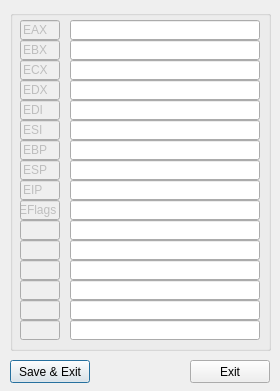
<?xml version="1.0" encoding="utf-8"?>
<!--
* 	This file is part of uintDebugger.
*
*    uintDebugger is free software: you can redistribute it and/or modify
*    it under the terms of the GNU General Public License as published by
*    the Free Software Foundation, either version 3 of the License, or
*    (at your option) any later version.
*
*    uintDebugger is distributed in the hope that it will be useful,
*    but WITHOUT ANY WARRANTY; without even the implied warranty of
*    MERCHANTABILITY or FITNESS FOR A PARTICULAR PURPOSE.  See the
*    GNU General Public License for more details.
*
*    You should have received a copy of the GNU General Public License
*    along with uintDebugger.  If not, see <http://www.gnu.org/licenses/>.
*/
-->
<ui version="4.0">
 <class>qtDLGRegEdit86Class</class>
 <widget class="QDialog" name="qtDLGRegEdit86Class">
  <property name="geometry">
   <rect>
    <x>0</x>
    <y>0</y>
    <width>280</width>
    <height>391</height>
   </rect>
  </property>
  <property name="windowTitle">
   <string>[ uintDebugger ] - RegEdit</string>
  </property>
  <widget class="QPushButton" name="pbSave">
   <property name="geometry">
    <rect>
     <x>10</x>
     <y>360</y>
     <width>80</width>
     <height>23</height>
    </rect>
   </property>
   <property name="text">
    <string>Save &amp;&amp; Exit</string>
   </property>
  </widget>
  <widget class="QPushButton" name="pbExit">
   <property name="geometry">
    <rect>
     <x>190</x>
     <y>360</y>
     <width>80</width>
     <height>23</height>
    </rect>
   </property>
   <property name="text">
    <string>Exit</string>
   </property>
  </widget>
  <widget class="QGroupBox" name="groupBox">
   <property name="geometry">
    <rect>
     <x>10</x>
     <y>10</y>
     <width>261</width>
     <height>341</height>
    </rect>
   </property>
   <property name="title">
    <string/>
   </property>
   <widget class="QLineEdit" name="lineEdit_32">
    <property name="enabled">
     <bool>false</bool>
    </property>
    <property name="geometry">
     <rect>
      <x>10</x>
      <y>190</y>
      <width>40</width>
      <height>20</height>
     </rect>
    </property>
    <property name="text">
     <string>EFlags</string>
    </property>
   </widget>
   <widget class="QLineEdit" name="lineESI">
    <property name="geometry">
     <rect>
      <x>60</x>
      <y>110</y>
      <width>190</width>
      <height>20</height>
     </rect>
    </property>
   </widget>
   <widget class="QLineEdit" name="lineEDX">
    <property name="geometry">
     <rect>
      <x>60</x>
      <y>70</y>
      <width>190</width>
      <height>20</height>
     </rect>
    </property>
   </widget>
   <widget class="QLineEdit" name="lineEdit_4">
    <property name="enabled">
     <bool>false</bool>
    </property>
    <property name="geometry">
     <rect>
      <x>10</x>
      <y>110</y>
      <width>40</width>
      <height>20</height>
     </rect>
    </property>
    <property name="text">
     <string>ESI</string>
    </property>
   </widget>
   <widget class="QLineEdit" name="lineEdit_16">
    <property name="enabled">
     <bool>false</bool>
    </property>
    <property name="geometry">
     <rect>
      <x>10</x>
      <y>10</y>
      <width>40</width>
      <height>20</height>
     </rect>
    </property>
    <property name="text">
     <string>EAX</string>
    </property>
   </widget>
   <widget class="QLineEdit" name="lineEdit_27">
    <property name="geometry">
     <rect>
      <x>60</x>
      <y>270</y>
      <width>190</width>
      <height>20</height>
     </rect>
    </property>
   </widget>
   <widget class="QLineEdit" name="lineECX">
    <property name="geometry">
     <rect>
      <x>60</x>
      <y>50</y>
      <width>190</width>
      <height>20</height>
     </rect>
    </property>
   </widget>
   <widget class="QLineEdit" name="lineEdit_8">
    <property name="enabled">
     <bool>false</bool>
    </property>
    <property name="geometry">
     <rect>
      <x>10</x>
      <y>70</y>
      <width>40</width>
      <height>20</height>
     </rect>
    </property>
    <property name="inputMask">
     <string/>
    </property>
    <property name="text">
     <string>EDX</string>
    </property>
   </widget>
   <widget class="QLineEdit" name="lineEDI">
    <property name="geometry">
     <rect>
      <x>60</x>
      <y>90</y>
      <width>190</width>
      <height>20</height>
     </rect>
    </property>
   </widget>
   <widget class="QLineEdit" name="lineEdit_22">
    <property name="geometry">
     <rect>
      <x>60</x>
      <y>250</y>
      <width>190</width>
      <height>20</height>
     </rect>
    </property>
   </widget>
   <widget class="QLineEdit" name="lineEFlags">
    <property name="geometry">
     <rect>
      <x>60</x>
      <y>190</y>
      <width>190</width>
      <height>20</height>
     </rect>
    </property>
   </widget>
   <widget class="QLineEdit" name="lineEdit_19">
    <property name="geometry">
     <rect>
      <x>60</x>
      <y>290</y>
      <width>190</width>
      <height>20</height>
     </rect>
    </property>
   </widget>
   <widget class="QLineEdit" name="lineEdit_28">
    <property name="enabled">
     <bool>false</bool>
    </property>
    <property name="geometry">
     <rect>
      <x>10</x>
      <y>250</y>
      <width>40</width>
      <height>20</height>
     </rect>
    </property>
   </widget>
   <widget class="QLineEdit" name="lineESP">
    <property name="geometry">
     <rect>
      <x>60</x>
      <y>150</y>
      <width>190</width>
      <height>20</height>
     </rect>
    </property>
   </widget>
   <widget class="QLineEdit" name="lineEdit_20">
    <property name="geometry">
     <rect>
      <x>60</x>
      <y>310</y>
      <width>190</width>
      <height>20</height>
     </rect>
    </property>
   </widget>
   <widget class="QLineEdit" name="lineEdit_12">
    <property name="enabled">
     <bool>false</bool>
    </property>
    <property name="geometry">
     <rect>
      <x>10</x>
      <y>150</y>
      <width>40</width>
      <height>20</height>
     </rect>
    </property>
    <property name="text">
     <string>ESP</string>
    </property>
   </widget>
   <widget class="QLineEdit" name="lineEdit_26">
    <property name="enabled">
     <bool>false</bool>
    </property>
    <property name="geometry">
     <rect>
      <x>10</x>
      <y>230</y>
      <width>40</width>
      <height>20</height>
     </rect>
    </property>
   </widget>
   <widget class="QLineEdit" name="lineEAX">
    <property name="geometry">
     <rect>
      <x>60</x>
      <y>10</y>
      <width>190</width>
      <height>20</height>
     </rect>
    </property>
   </widget>
   <widget class="QLineEdit" name="lineEdit_14">
    <property name="enabled">
     <bool>false</bool>
    </property>
    <property name="geometry">
     <rect>
      <x>10</x>
      <y>30</y>
      <width>40</width>
      <height>20</height>
     </rect>
    </property>
    <property name="text">
     <string>EBX</string>
    </property>
   </widget>
   <widget class="QLineEdit" name="lineEBP">
    <property name="geometry">
     <rect>
      <x>60</x>
      <y>130</y>
      <width>190</width>
      <height>20</height>
     </rect>
    </property>
   </widget>
   <widget class="QLineEdit" name="lineEdit_31">
    <property name="enabled">
     <bool>false</bool>
    </property>
    <property name="geometry">
     <rect>
      <x>10</x>
      <y>170</y>
      <width>40</width>
      <height>20</height>
     </rect>
    </property>
    <property name="text">
     <string>EIP</string>
    </property>
   </widget>
   <widget class="QLineEdit" name="lineEIP">
    <property name="geometry">
     <rect>
      <x>60</x>
      <y>170</y>
      <width>190</width>
      <height>20</height>
     </rect>
    </property>
   </widget>
   <widget class="QLineEdit" name="lineEdit_21">
    <property name="enabled">
     <bool>false</bool>
    </property>
    <property name="geometry">
     <rect>
      <x>10</x>
      <y>310</y>
      <width>40</width>
      <height>20</height>
     </rect>
    </property>
   </widget>
   <widget class="QLineEdit" name="lineEdit_2">
    <property name="enabled">
     <bool>false</bool>
    </property>
    <property name="geometry">
     <rect>
      <x>10</x>
      <y>90</y>
      <width>40</width>
      <height>20</height>
     </rect>
    </property>
    <property name="text">
     <string>EDI</string>
    </property>
   </widget>
   <widget class="QLineEdit" name="lineEdit_23">
    <property name="enabled">
     <bool>false</bool>
    </property>
    <property name="geometry">
     <rect>
      <x>10</x>
      <y>290</y>
      <width>40</width>
      <height>20</height>
     </rect>
    </property>
   </widget>
   <widget class="QLineEdit" name="lineEdit_10">
    <property name="enabled">
     <bool>false</bool>
    </property>
    <property name="geometry">
     <rect>
      <x>10</x>
      <y>50</y>
      <width>40</width>
      <height>20</height>
     </rect>
    </property>
    <property name="text">
     <string>ECX</string>
    </property>
   </widget>
   <widget class="QLineEdit" name="lineEdit_18">
    <property name="enabled">
     <bool>false</bool>
    </property>
    <property name="geometry">
     <rect>
      <x>10</x>
      <y>270</y>
      <width>40</width>
      <height>20</height>
     </rect>
    </property>
   </widget>
   <widget class="QLineEdit" name="lineEBX">
    <property name="geometry">
     <rect>
      <x>60</x>
      <y>30</y>
      <width>190</width>
      <height>20</height>
     </rect>
    </property>
   </widget>
   <widget class="QLineEdit" name="lineEdit_6">
    <property name="enabled">
     <bool>false</bool>
    </property>
    <property name="geometry">
     <rect>
      <x>10</x>
      <y>130</y>
      <width>40</width>
      <height>20</height>
     </rect>
    </property>
    <property name="text">
     <string>EBP</string>
    </property>
   </widget>
   <widget class="QLineEdit" name="lineEdit_17">
    <property name="geometry">
     <rect>
      <x>60</x>
      <y>210</y>
      <width>190</width>
      <height>20</height>
     </rect>
    </property>
   </widget>
   <widget class="QLineEdit" name="lineEdit_25">
    <property name="enabled">
     <bool>false</bool>
    </property>
    <property name="geometry">
     <rect>
      <x>10</x>
      <y>210</y>
      <width>40</width>
      <height>20</height>
     </rect>
    </property>
   </widget>
   <widget class="QLineEdit" name="lineEdit_30">
    <property name="geometry">
     <rect>
      <x>60</x>
      <y>230</y>
      <width>190</width>
      <height>20</height>
     </rect>
    </property>
   </widget>
  </widget>
 </widget>
 <resources/>
 <connections/>
</ui>
